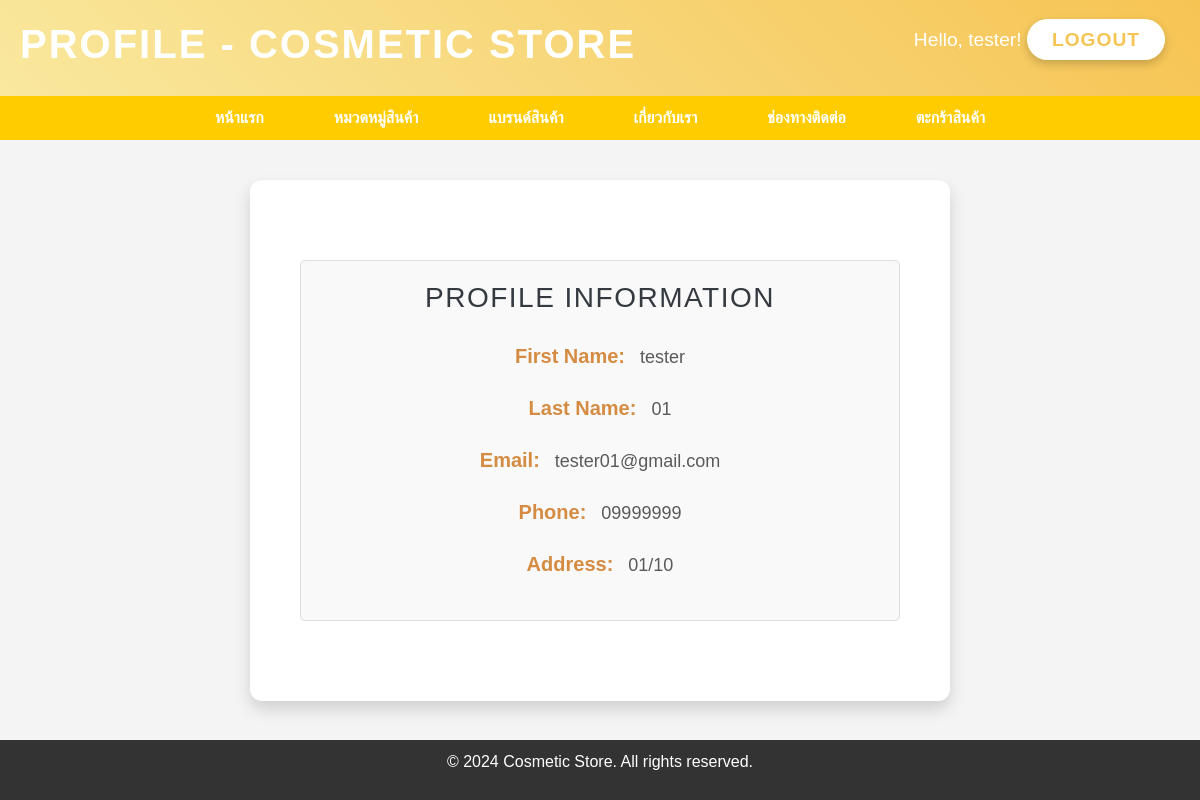
The app's page /profile.php (signed in) with its own data.
### tables this page shows
CREATE TABLE `users` (
  `user_id` int(11) NOT NULL,
  `first_name` varchar(50) NOT NULL,
  `last_name` varchar(50) NOT NULL,
  `email` varchar(100) NOT NULL,
  `phone` varchar(20) NOT NULL,
  `address` varchar(255) NOT NULL,
  `PASSWORD` varchar(255) NOT NULL,
  `created_at` timestamp NOT NULL DEFAULT current_timestamp(),
  `role` enum('user','admin') DEFAULT 'user'
);

### profile.php (the view, shortened to what this page needs)
<?php
require_once 'db_connect.php';
if (isset($_SESSION['username'])) {
    $sql = "SELECT first_name, last_name, email, phone, address FROM users WHERE first_name = ?";
    $stmt = mysqli_prepare($conn, $sql);
    mysqli_stmt_bind_param($stmt, "s", $_SESSION['username']);
    mysqli_stmt_execute($stmt);
    $result = mysqli_stmt_get_result($stmt);
    if ($result && mysqli_num_rows($result) > 0) {
        $user = mysqli_fetch_assoc($result);
    } else {
        echo "ไม่พบข้อมูลผู้ใช้";
        exit();
    }
} else {
    header('Location: login.php');
    exit();
}
?>
<!DOCTYPE html>
<html lang="en">
<head>
    <link rel="stylesheet" href="https://stackpath.bootstrapcdn.com/bootstrap/4.5.2/css/bootstrap.min.css">
    <link rel="stylesheet" href="css/styles1.css">
</head>
<body>
    <header class="main-header">
        <div class="container">
            <h1 class="store-title">Profile - Cosmetic Store</h1>
            <div class="user-options">
                <?php if (isset($_SESSION['username'])): ?>
                    <p class="user-greeting">Hello, <?php echo htmlspecialchars($user['first_name']); ?>! <a href="logout.php" class="logout-btn">Logout</a></p>
                <?php else: ?>
                    <a href="login.php" class="login-btn">Login</a>
                <?php endif; ?>
            </div>
        </div>
    </header>
    <nav class="navbar">
        <ul>
            <li><a href="index.php">หน้าแรก</a></li>
            <li><a href="categories.php">หมวดหมู่สินค้า</a></li>
            <li><a href="brands.php">แบรนด์สินค้า</a></li>
            <li><a href="about.php">เกี่ยวกับเรา</a></li>
            <li><a href="contact.php">ช่องทางติดต่อ</a></li>
            <?php if (isset($_SESSION['username'])): ?>
                <li><a href="cart.php">ตะกร้าสินค้า</a></li>
            <?php endif; ?>
        </ul>
    </nav>
    <section class="profile-info">
        <div class="profile-container">
            <h2>Profile Information</h2>
            <p><strong class="s1">First Name:</strong> <?php echo htmlspecialchars($user['first_name']); ?></p>
            <p><strong class="s2">Last Name:</strong> <?php echo htmlspecialchars($user['last_name']); ?></p>
            <p><strong class="s3">Email:</strong> <?php echo htmlspecialchars($user['email']); ?></p>
            <p><strong class="s4">Phone:</strong> <?php echo htmlspecialchars($user['phone']); ?></p>
            <p><strong class="s5">Address:</strong> <?php echo htmlspecialchars($user['address']); ?></p>
        </div>
    </section>
    <footer>
        <p>&copy; 2024 Cosmetic Store. All rights reserved.</p>
    </footer>
</body>
</html>

### css/styles1.css (style rules this page uses)
h2 { color: #d58b41; margin-bottom: 20px; }
h2 { text-align: center; }
body { font-family: Arial, sans-serif; background-color: #f4f4f4; margin: 0; padding: 0; }
.main-header { background: linear-gradient(45deg, #f9e89e, #f6c453); color: white; padding: 20px 0; box-shadow: 0 4px 10px rgba(0, 0, 0, 0.1); position: relative; }
.main-header .container { display: flex; justify-content: space-between; align-items: center; max-width: 1200px; margin: 0 auto; padding: 0 20px; }
.store-title { font-size: 2.5em; font-weight: bold; letter-spacing: 2px; text-transform: uppercase; }
.user-options { display: flex; align-items: center; }
.user-greeting { font-size: 1.2em; margin-right: 15px; }
.login-btn, .logout-btn, .profile-btn { background-color: #fff; color: #f6c453; padding: 10px 25px; border-radius: 30px; text-transform: uppercase; font-weight: bold; letter-spacing: 1px; box-shadow: 0 4px 10px rgba(0, 0, 0, 0.2); transition: all 0.3s ease; border: none; }
footer { background-color: #333; color: #fff; text-align: center; padding: 10px 0; position: fixed; bottom: 0; left: 0; right: 0; width: 100%; }
.navbar { display: flex; justify-content: center; align-items: center; background-color: #ffcc00; padding: 10px 0; }
.navbar ul { list-style-type: none; margin: 0; padding: 0; display: flex; }
.navbar ul li { margin: 0 15px; }
.navbar ul li a { text-decoration: none; color: white; font-weight: bold; padding: 10px 20px; }
.profile-container { max-width: 600px; margin: 50px auto; padding: 20px; border: 1px solid #ddd; border-radius: 5px; background-color: #f9f9f9; }
.profile-container p { font-size: 16px; line-height: 1.5; }
.profile-info { background-color: #ffffff; padding: 30px; border-radius: 12px; box-shadow: 0 8px 16px rgba(0, 0, 0, 0.15); max-width: 700px; margin: 40px auto; font-family: 'Poppins', sans-serif; }
.profile-info h2 { color: #343a40; font-size: 28px; margin-bottom: 25px; text-align: center; text-transform: uppercase; letter-spacing: 1.5px; }
.profile-info p { font-size: 18px; color: #5a5a5a; margin-bottom: 20px; line-height: 1.6; }
.profile-info p strong { color: #d58b41; font-size: 20px; margin-right: 10px; }
.profile-container { display: flex; flex-direction: column; align-items: center; justify-content: center; }

### records on screen
users: first_name "tester", last_name "01", email "tester01@gmail.com", phone "09999999", address "01/10"
